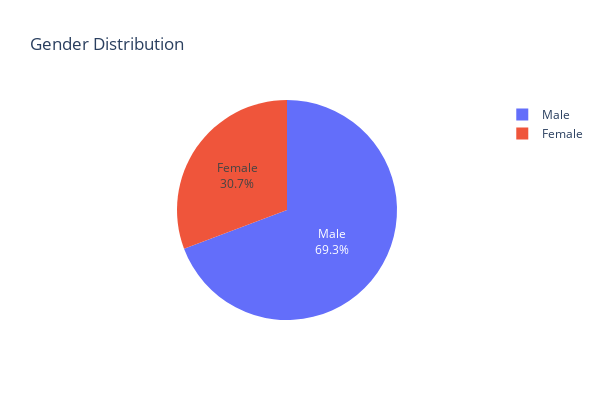

This figure's notebook cell:
### Code cell
# gender distribution (pie chart)
df_gen = df.copy()
fig = get_pie_chart(df_gen, values='age', names='sex', 
                        labels={'age': 'Count'},
                        title='Gender Distribution')

### Figure 1 — Plotly figure (JSON) as saved in the notebook; plotly's stock layout.template omitted (floating-point values rounded to 4 significant figures)
{"data": [{"domain": {"x": [0, 1], "y": [0, 1]}, "hovertemplate": "sex=%{label}<br>Count=%{value}<extra></extra>", "labels": ["Male", "Female"], "legendgroup": "", "name": "", "showlegend": true, "textinfo": "percent+label", "textposition": "inside", "type": "pie", "values": [203, 90]}], "layout": {"height": 400, "legend": {"tracegroupgap": 0}, "showlegend": true, "title": {"text": "Gender Distribution"}, "width": 600}}
